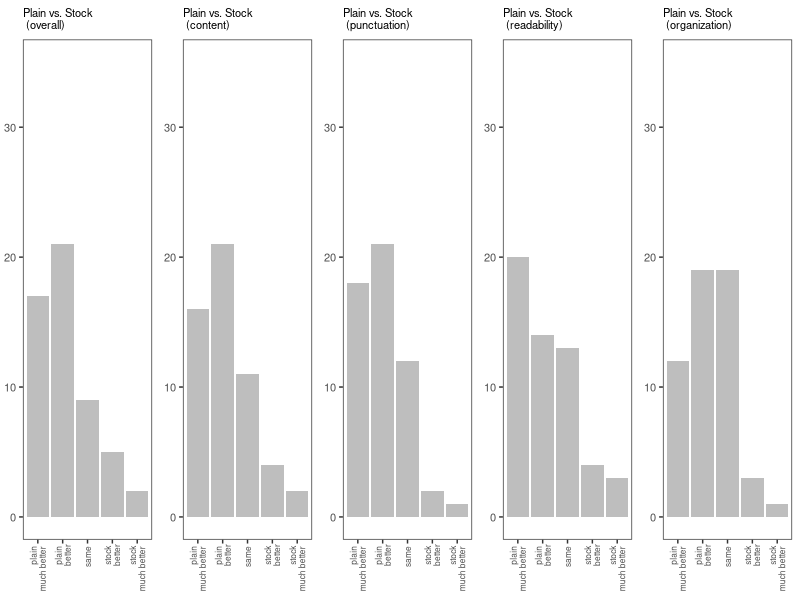
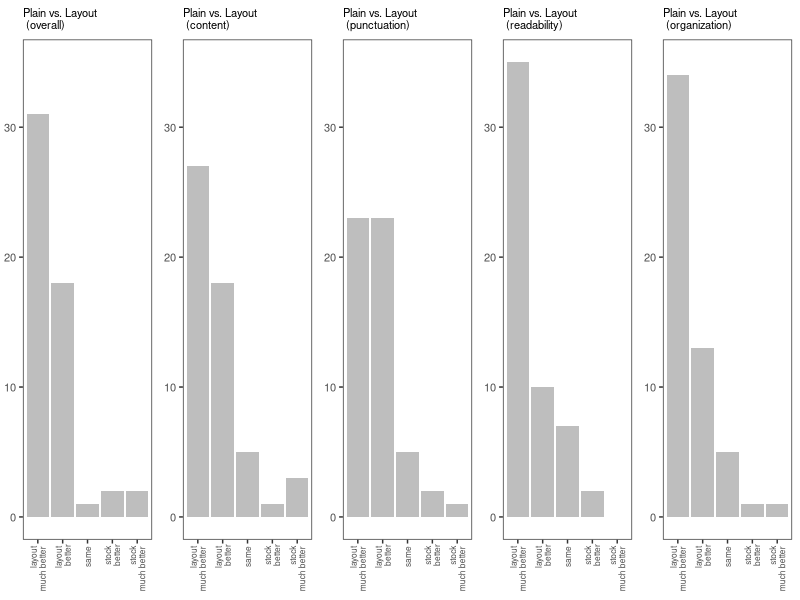
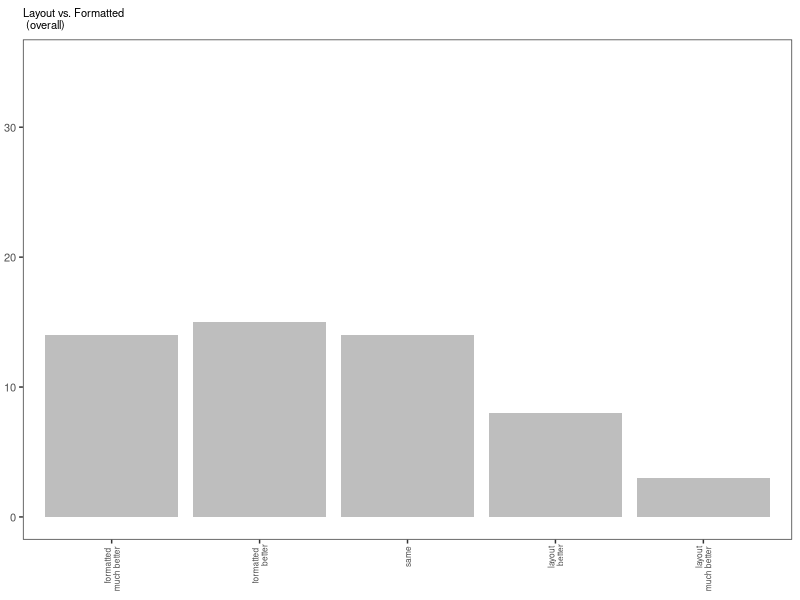
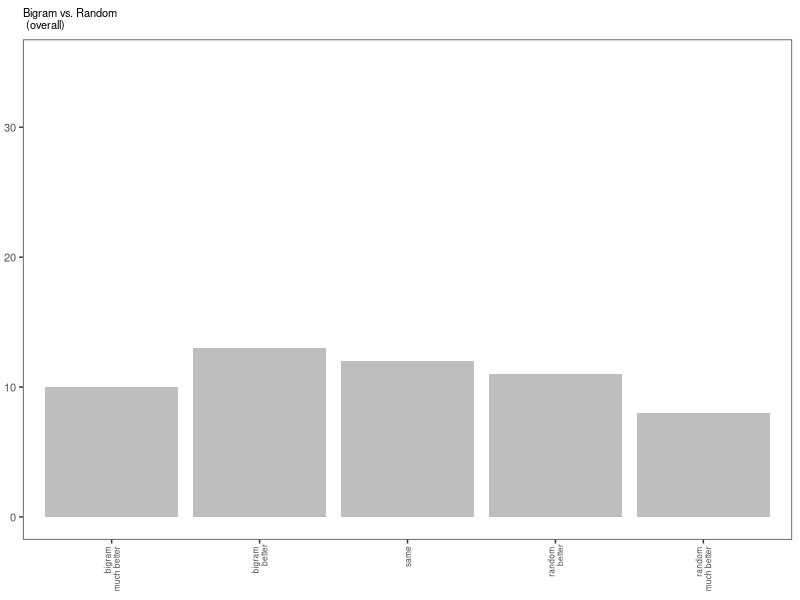

These figures' R source, in order:
require(ggplot2)
require(gridExtra)

library(scales)

myHist <- function(dataTable, graphTitle, xLabelsFrom, xLabelsTo){
  hist <- ggplot(dataTable, aes(y=dataTable$count, x=factor(dataTable$answer, levels=unique(as.character(dataTable$answer))))) +
         geom_bar(stat="identity", fill="grey") +
         ylab("") + xlab("") + ggtitle(graphTitle) +
         theme_bw() + theme(plot.title=element_text(size=8),
                            plot.margin=unit(c(0.2,0.2,-0.4,-0.4), "cm"),
                            axis.text=element_text(size=8),
                            panel.grid.major = element_blank(),
                            panel.grid.minor = element_blank()) +
         theme(axis.text.x = element_text(size=6, angle=90, hjust=1.1, vjust=0.5)) +
         ylim(0,35) +
         scale_x_discrete(breaks=xLabelsFrom, labels=xLabelsTo)
  return(hist)
}

#------------------------------------------------------------------------------
# Study 1
#------------------------------------------------------------------------------

table = read.csv(file="study1.csv", header=TRUE, sep=",")
attach(table)

#------------------------------------------------------------------------------

dataLabels = c("plain-much_better", "plain-better", "same", "stock-better", "stock-much_better")
printLabels = c("plain \n much better", "plain \n better", "same ", "stock \n better", "stock \n much better")

plot1 <- myHist(table[table$comparison=='plain_vs_stock' & table$factor=='overall',],
                "Plain vs. Stock \n (overall)", dataLabels, printLabels)
plot2 <- myHist(table[table$comparison=='plain_vs_stock' & table$factor=='content',],
                "Plain vs. Stock \n (content)", dataLabels, printLabels)
plot3 <- myHist(table[table$comparison=='plain_vs_stock' & table$factor=='punctuation',],
                "Plain vs. Stock \n (punctuation)", dataLabels, printLabels)
plot4 <- myHist(table[table$comparison=='plain_vs_stock' & table$factor=='readability',],
                "Plain vs. Stock \n (readability)", dataLabels, printLabels)
plot5 <- myHist(table[table$comparison=='plain_vs_stock' & table$factor=='organization',],
                "Plain vs. Stock \n (organization)", dataLabels, printLabels)

pdf("plain_vs_stock_hists.pdf", width=8, height=2)
grid.arrange(plot1, plot2, plot3, plot4, plot5, ncol=5, nrow=1)

#------------------------------------------------------------------------------

dataLabels = c("layout-much_better", "layout-better", "same", "stock-better", "stock-much_better")
printLabels = c("layout \n much better", "layout \n better", "same ", "stock \n better", "stock \n much better")

plot1 <- myHist(table[table$comparison=='layout_vs_stock' & table$factor=='overall',],
                "Plain vs. Layout \n (overall)", dataLabels, printLabels)
plot2 <- myHist(table[table$comparison=='layout_vs_stock' & table$factor=='content',],
                "Plain vs. Layout \n (content)", dataLabels, printLabels)
plot3 <- myHist(table[table$comparison=='layout_vs_stock' & table$factor=='punctuation',],
                "Plain vs. Layout \n (punctuation)", dataLabels, printLabels)
plot4 <- myHist(table[table$comparison=='layout_vs_stock' & table$factor=='readability',],
                "Plain vs. Layout \n (readability)", dataLabels, printLabels)
plot5 <- myHist(table[table$comparison=='layout_vs_stock' & table$factor=='organization',],
                "Plain vs. Layout \n (organization)", dataLabels, printLabels)

pdf("layout_vs_stock_hists.pdf", width=8, height=2)
grid.arrange(plot1, plot2, plot3, plot4, plot5, ncol=5, nrow=1)

#------------------------------------------------------------------------------

dataLabels = c("formatted-much_better", "formatted-better", "same", "layout-better", "layout-much_better")
printLabels = c("formatted \n much better", "formatted \n better", "same ", "layout \n better", "layout \n much better")

plot1 <- myHist(table[table$comparison=='layout_vs_formatted' & table$factor=='overall',],
                "Layout vs. Formatted \n (overall)", dataLabels, printLabels)

pdf("layout_vs_formatted_hists.pdf", width=1.6, height=2)
grid.arrange(plot1, ncol=1, nrow=1)

#------------------------------------------------------------------------------
# Study 2
#------------------------------------------------------------------------------

table = read.csv(file="study2.csv", header=TRUE, sep=",")
attach(table)

table

dataLabels = c("bigram-much_better", "bigram-better", "same", "random-better", "random-much_better")
printLabels = c("bigram \n much better", "bigram \n better", "same ", "random \n better", "random \n much better")

table[table$comparison=='bigram_vs_random' & table$factor=='overall',]

plot1 <- myHist(table[table$comparison=='bigram_vs_random' & table$factor=='overall',],
                "Bigram vs. Random \n (overall)", dataLabels, printLabels)

pdf("bigram_vs_random_hists.pdf", width=1.6, height=2)
grid.arrange(plot1, ncol=1, nrow=1)

dev.off()
